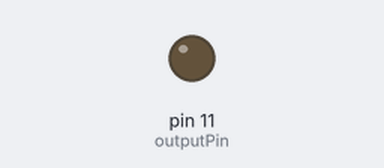
A program run on a simulated Raspberry Pi (header pin numbers). Shown: output pins drawn as LEDs (lit = HIGH).

Above: at 1.0 s.
At 3.0 s:
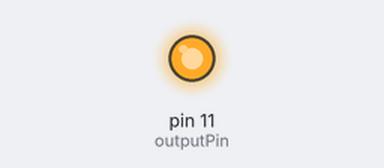
Timing chart, 0 to 5.2 s (numbered marks = the images above):
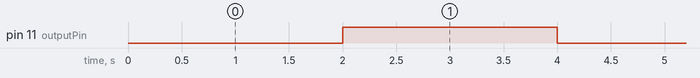

The program:

relay-control-test.py
```python
'''
Test Program to toggle a relay

Usage:
This program can be used to test a relay operation when connected to the Raspberry Pi
The relay is turned on for 2 secs and then off for 2 secs and this cycle repeats

Created by: Lee Assam
www.powerlearningacademy.com

Last Modified: 2018-09-02
'''
import RPi.GPIO as GPIO #use GPIO library
import time #use time library

GPIO.setwarnings(False)
outputPin = 11 #pin 11 is connected to the relay board
GPIO.setmode(GPIO.BOARD)       # Numbers GPIOs by physical location
GPIO.setup(outputPin, GPIO.OUT)   # Set pin's mode as output
GPIO.output(outputPin, GPIO.HIGH) # Set outputPin high to turn off the device

while True: # Continue looping indefinitely
  GPIO.output(outputPin, GPIO.LOW)  # Turn device on
  time.sleep(2) # Pause for 2 seconds
  GPIO.output(outputPin, GPIO.HIGH) # Turn device off
  time.sleep(2) # Pause for 2 seconds
```

Measured:
- by itself, pin 11 (outputPin): alternates HIGH for 2.0 s and LOW for 2.0 s
